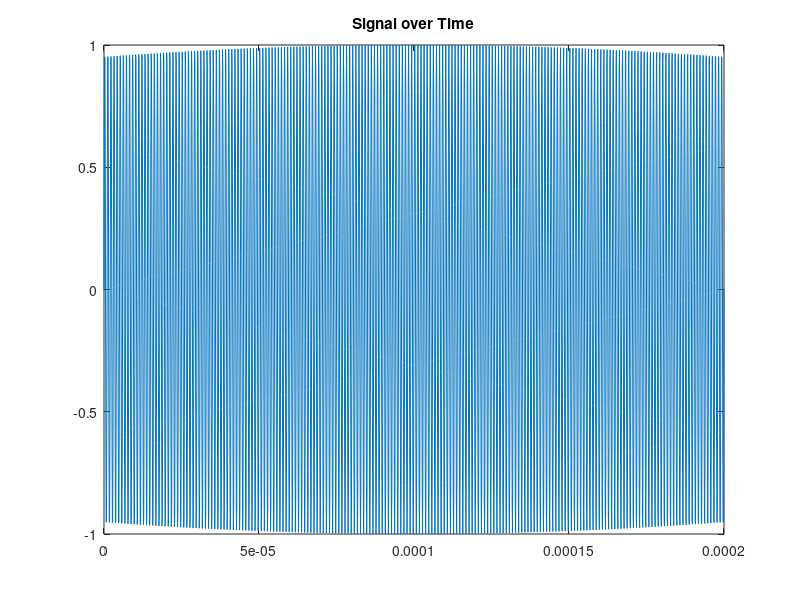
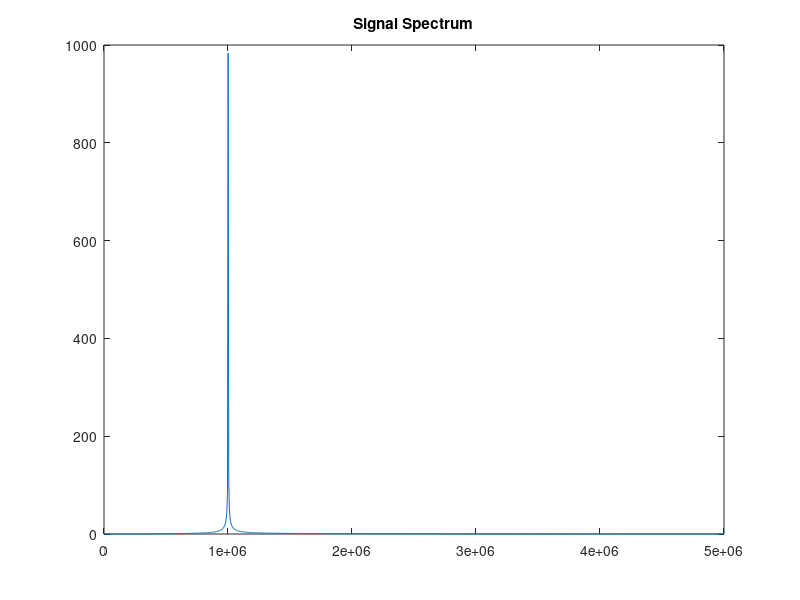
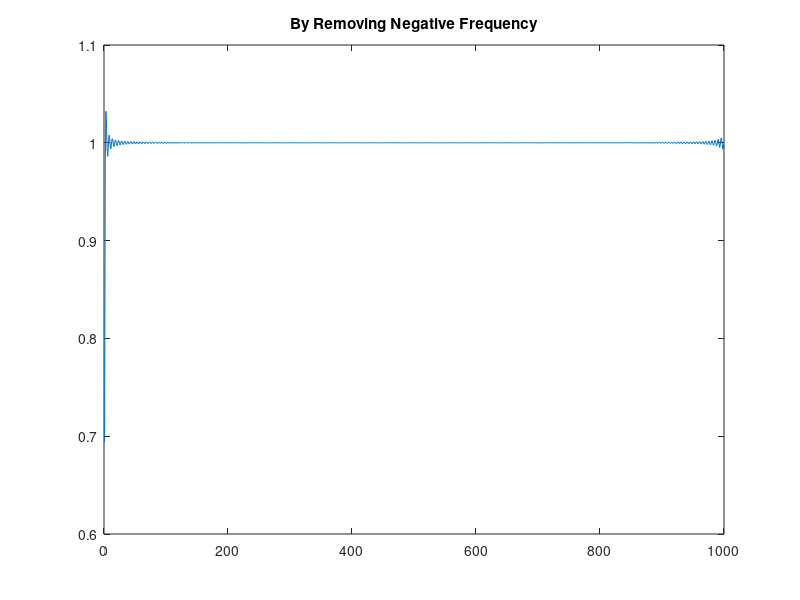
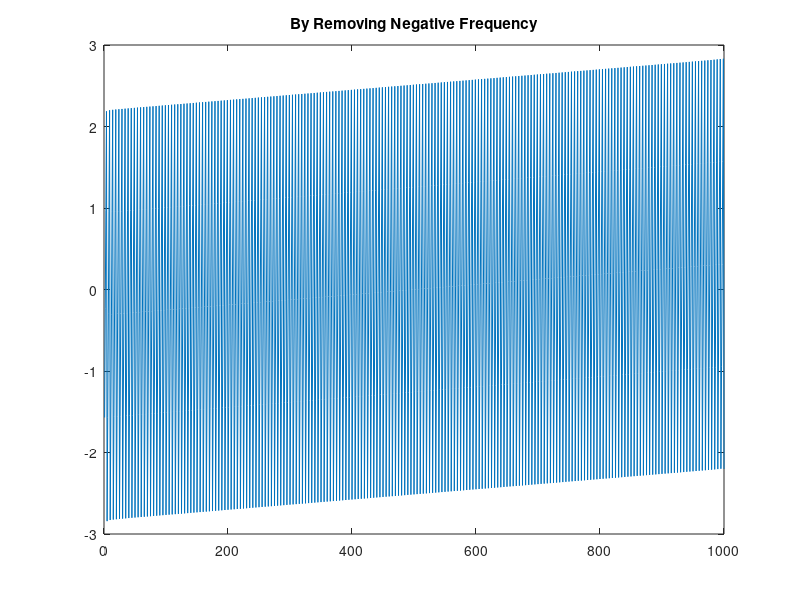

These figures' MATLAB source, in order:
clear; close all;

freq_sample = 10*1e6;    % --- Hz
T_duration  = 0.2*1e-3;  % --- s
Np          = T_duration*freq_sample;
f           = 1e6;       % --- Hz

Ts = linspace(0,T_duration,Np);
fs = linspace(0,freq_sample/2,Np/2);

Sig = sin( 2*pi*f*Ts );
figure; plot(Ts,Sig); title('Signal over Time');


%% iFFT On Positive Frequence
fSig = fftshift( fft(Sig) );
figure; plot( fs,abs( fSig(Np/2+1:end) ) ); title('Signal Spectrum');
fSigP               = fSig;
fSigP(1:(end/2))    = [];
SigC               = ifft( fSigP ); % in complex
figure; plot( abs(SigC) ); title('By Removing Negative Frequency');
figure; plot( angle(SigC) ); title('By Removing Negative Frequency');

%% Short-Time Fourier Analysis
%{
SigSpec = spectrogram(Sig,200,100,2048);
figure; imagesc( abs(SigSpec(2:end,:)) ); colormap('Gray');
figure; plot( abs( SigSpec(:,1) ) );
%}

%% Hilbert Transform

HbSig   = hilbert(Sig);
instPh  = unwrap( angle(HbSig) );
dPh     = diff(instPh);
figure; plot( Ts,unwrap( atan2(imag(HbSig),real(HbSig)) ) ); title('By Hilbert Transfrom');
figure; plot( diff( unwrap( atan2(imag(HbSig),real(HbSig))) ) );
axis([-inf inf 0 pi]);
